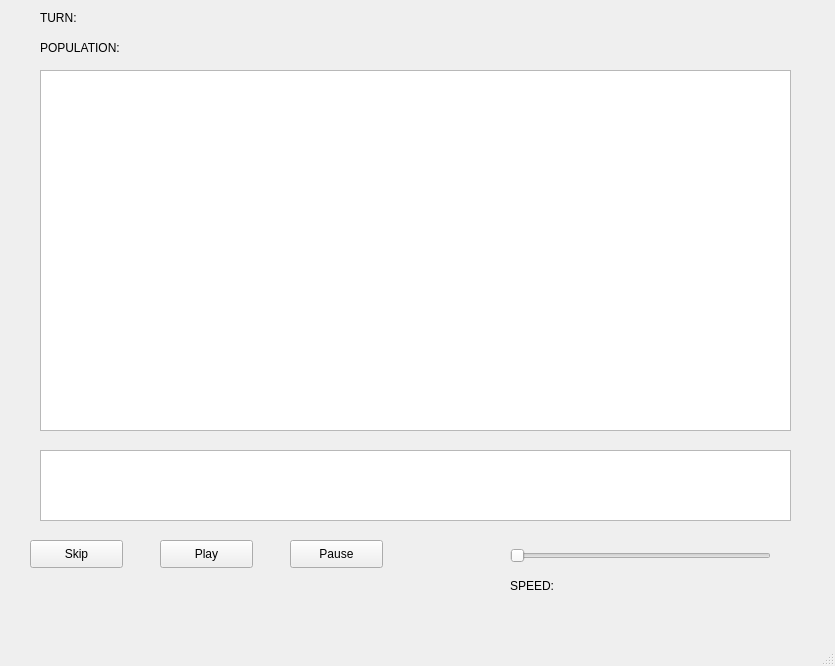
<?xml version="1.0" encoding="UTF-8"?>
<ui version="4.0">
 <class>gameWindow</class>
 <widget class="QMainWindow" name="gameWindow">
  <property name="geometry">
   <rect>
    <x>0</x>
    <y>0</y>
    <width>835</width>
    <height>666</height>
   </rect>
  </property>
  <property name="windowTitle">
   <string>gameWindow</string>
  </property>
  <widget class="QWidget" name="centralwidget">
   <widget class="QGraphicsView" name="graphicsView">
    <property name="geometry">
     <rect>
      <x>40</x>
      <y>70</y>
      <width>751</width>
      <height>361</height>
     </rect>
    </property>
   </widget>
   <widget class="QSlider" name="horizontalSlider">
    <property name="geometry">
     <rect>
      <x>510</x>
      <y>540</y>
      <width>261</width>
      <height>31</height>
     </rect>
    </property>
    <property name="orientation">
     <enum>Qt::Horizontal</enum>
    </property>
   </widget>
   <widget class="QPushButton" name="pushButton">
    <property name="geometry">
     <rect>
      <x>30</x>
      <y>540</y>
      <width>93</width>
      <height>28</height>
     </rect>
    </property>
    <property name="text">
     <string>Skip</string>
    </property>
   </widget>
   <widget class="QPushButton" name="pushButton_2">
    <property name="geometry">
     <rect>
      <x>160</x>
      <y>540</y>
      <width>93</width>
      <height>28</height>
     </rect>
    </property>
    <property name="text">
     <string>Play</string>
    </property>
   </widget>
   <widget class="QPushButton" name="pushButton_3">
    <property name="geometry">
     <rect>
      <x>290</x>
      <y>540</y>
      <width>93</width>
      <height>28</height>
     </rect>
    </property>
    <property name="text">
     <string>Pause</string>
    </property>
   </widget>
   <widget class="QLabel" name="speedlabel">
    <property name="geometry">
     <rect>
      <x>510</x>
      <y>570</y>
      <width>241</width>
      <height>31</height>
     </rect>
    </property>
    <property name="text">
     <string>SPEED: </string>
    </property>
   </widget>
   <widget class="QLabel" name="label">
    <property name="geometry">
     <rect>
      <x>40</x>
      <y>10</y>
      <width>141</width>
      <height>16</height>
     </rect>
    </property>
    <property name="text">
     <string>TURN: </string>
    </property>
   </widget>
   <widget class="QLabel" name="label_2">
    <property name="geometry">
     <rect>
      <x>40</x>
      <y>40</y>
      <width>151</width>
      <height>16</height>
     </rect>
    </property>
    <property name="text">
     <string>POPULATION: </string>
    </property>
   </widget>
   <widget class="QGraphicsView" name="graphicsView_2">
    <property name="geometry">
     <rect>
      <x>40</x>
      <y>450</y>
      <width>751</width>
      <height>71</height>
     </rect>
    </property>
   </widget>
  </widget>
  <widget class="QMenuBar" name="menubar">
   <property name="geometry">
    <rect>
     <x>0</x>
     <y>0</y>
     <width>835</width>
     <height>26</height>
    </rect>
   </property>
  </widget>
  <widget class="QStatusBar" name="statusbar"/>
 </widget>
 <resources/>
 <connections/>
</ui>
